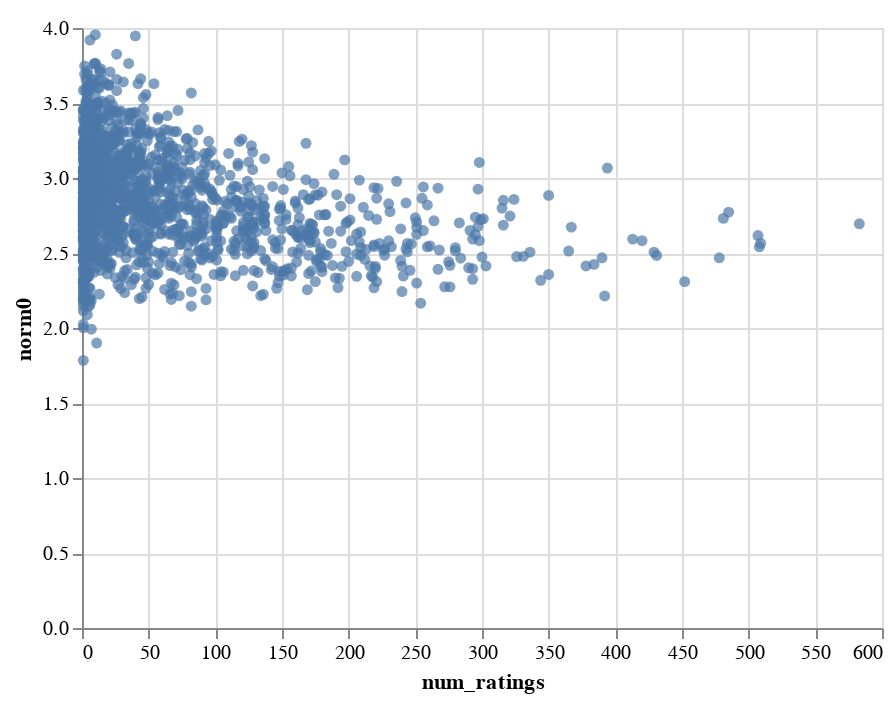

Notebook source saved alongside this figure:
### Code cell
movie_embedding_norm(model)

### Figure 1 — Vega-Lite specification as saved in the notebook (floating-point values rounded to 4 significant figures; data arrays with more than 128 entries replaced by an {"elided": "..."} marker saying what was removed)
{"config": {"view": {"continuousWidth": 400, "continuousHeight": 300}}, "hconcat": [{"layer": [{"mark": "circle", "encoding": {"color": {"condition": {"value": "#4c78a8", "selection": "selector005"}, "value": "lightgray"}, "x": {"type": "quantitative", "field": "num_ratings"}, "y": {"type": "quantitative", "field": "norm0"}}, "selection": {"selector006": {"type": "single", "encodings": ["x", "y"], "on": "mouseover", "nearest": true, "empty": "none"}, "selector005": {"type": "interval"}}}, {"mark": {"type": "text", "align": "center", "dx": 5, "dy": -5}, "encoding": {"text": {"condition": {"type": "nominal", "field": "title", "selection": "selector006"}, "value": ""}, "x": {"type": "quantitative", "field": "num_ratings"}, "y": {"type": "quantitative", "field": "norm0"}}}]}], "data": {"name": "data-a29e1111b2b624deebfc1c5d22d8c0f7"}, "$schema": "https://vega.github.io/schema/vega-lite/v4.0.0.json", "datasets": {"data-a29e1111b2b624deebfc1c5d22d8c0f7": {"elided": "1682 records"}}}
